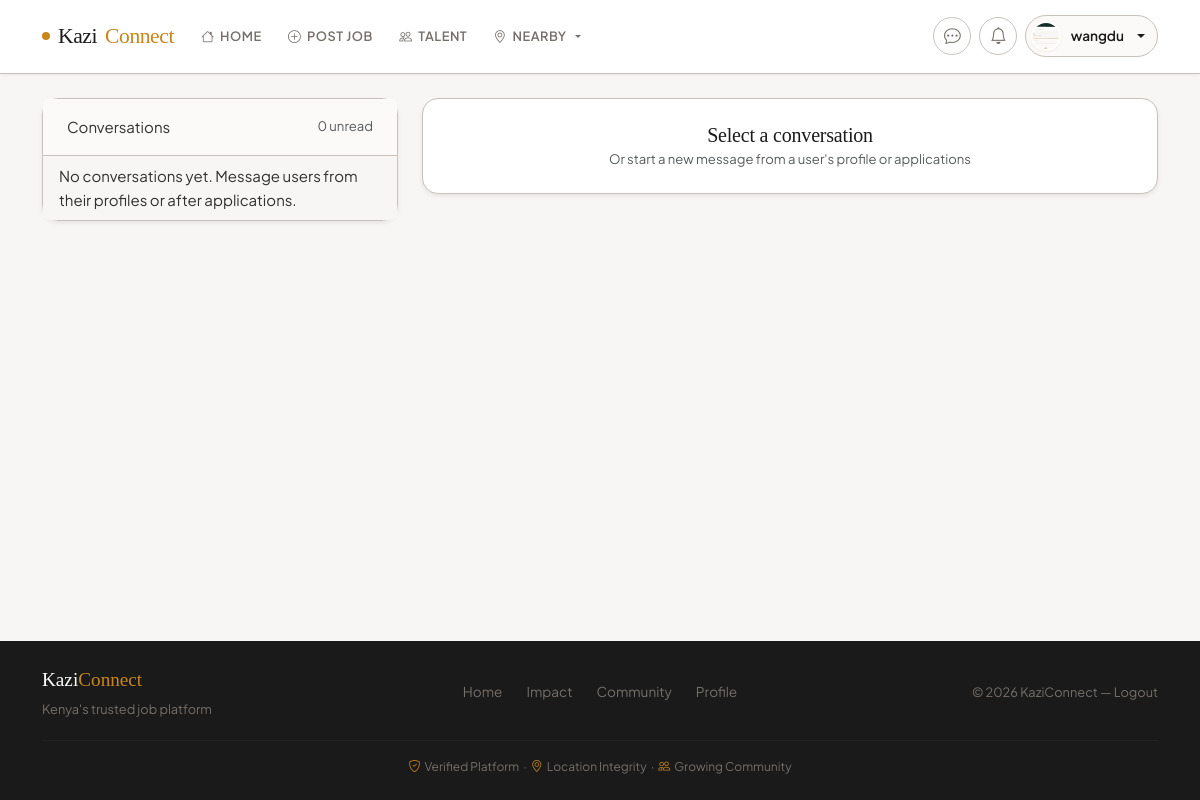
/messages (signed in), run on an earlier commit of the app's database.
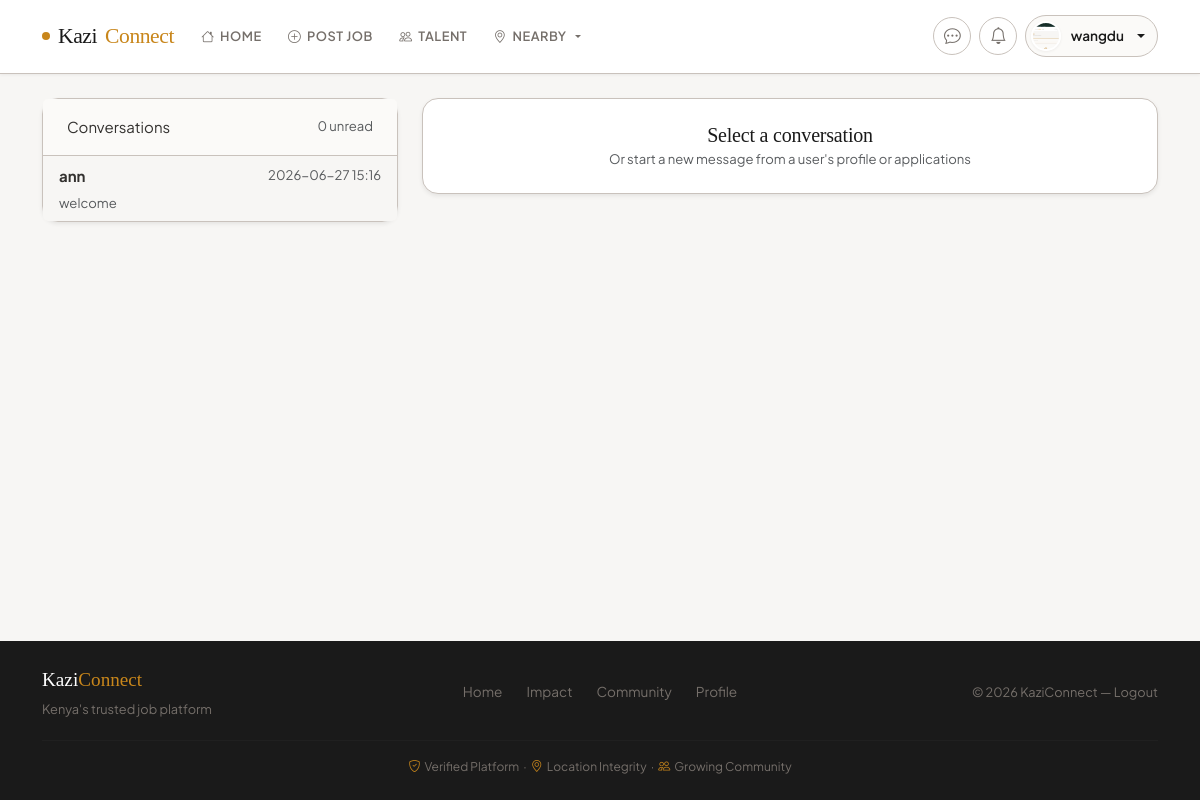
And on a later commit of the database.
### app.py (models this page shows, shortened)
class User(UserMixin, db.Model):
    __tablename__ = 'user'
    id = db.Column(db.Integer, primary_key=True)
    username = db.Column(db.String(80), unique=True, nullable=True, index=True)
    email = db.Column(db.String(120), unique=True, nullable=False, index=True)
    password_hash = db.Column(db.String(255), nullable=False)
    role = db.Column(db.String(20), nullable=False, default='worker', index=True)  # 'worker' or 'recruiter'
    phone_number = db.Column(db.String(30))
    national_id = db.Column(db.String(50))
    certificate_of_good_conduct = db.Column(db.String(255))
    profile_picture = db.Column(db.String(255))
    location = db.Column(db.String(100))
    latitude = db.Column(db.Float, nullable=True)
    longitude = db.Column(db.Float, nullable=True)
    work_type = db.Column(db.String(100))
    profile_completed = db.Column(db.Boolean, default=False)
    created_at = db.Column(db.DateTime, default=lambda: datetime.now(timezone.utc))
    real_ip = db.Column(db.String(45), nullable=True)  # IPv6 can be up to 45 chars
    real_latitude = db.Column(db.Float, nullable=True)
    real_longitude = db.Column(db.Float, nullable=True)
    real_city = db.Column(db.String(100), nullable=True)
    real_country = db.Column(db.String(100), nullable=True)
    real_region = db.Column(db.String(100), nullable=True)
    location_discrepancy = db.Column(db.Boolean, default=False)  # Flag if custom location differs from real
    location_verified_at = db.Column(db.DateTime, nullable=True)
    suspension_end_date = db.Column(db.DateTime, nullable=True)  # Track when suspension ends
    suspension_reason = db.Column(db.String(255), nullable=True)
    suspension_duration = db.Column(db.String(20), nullable=True)  # 'hour', 'day', 'week', 'month', 'year', 'custom'
    is_admin = db.Column(db.Boolean, default=False)
    suspended = db.Column(db.Boolean, default=False)
    burned = db.Column(db.Boolean, default=False)  # Permanently banned
    warnings_count = db.Column(db.Integer, default=0)
    jobs_posted = db.relationship('Job', backref='poster', lazy=True, cascade='all, delete-orphan')
    applications = db.relationship('JobApplication', backref='applicant', lazy=True, cascade='all, delete-orphan')
    notifications = db.relationship('Notification', backref='user', lazy=True, cascade='all, delete-orphan')
    sent_messages = db.relationship('Message', foreign_keys='Message.sender_id', backref='sender', lazy='dynamic', cascade='all, delete-orphan')
    received_messages = db.relationship('Message', foreign_keys='Message.recipient_id', backref='recipient', lazy='dynamic', cascade='all, delete-orphan')
    def unread_messages_count(self):
        return Message.query.filter_by(recipient_id=self.id, read=False).count()
    def is_recruiter(self):
        return self.role == 'recruiter'

class Message(db.Model):
    __tablename__ = 'message'
    id = db.Column(db.Integer, primary_key=True)
    sender_id = db.Column(db.Integer, db.ForeignKey('user.id'), nullable=False)
    recipient_id = db.Column(db.Integer, db.ForeignKey('user.id'), nullable=False)
    body = db.Column(db.Text, nullable=False)
    created_at = db.Column(db.DateTime, default=lambda: datetime.now(timezone.utc))
    read = db.Column(db.Boolean, default=False)

### app.py (the view)
@app.route('/messages')
@login_required
def messages_list():
    sent = db.session.query(Message.recipient_id.label('other_id')).filter(
        Message.sender_id == current_user.id
    )
    received = db.session.query(Message.sender_id.label('other_id')).filter(
        Message.recipient_id == current_user.id
    )
    union_q = sent.union(received).subquery()
    other_ids = [row.other_id for row in db.session.query(union_q.c.other_id).all()]
    conversations = []
    for oid in other_ids:
        other_user = User.query.get(oid)
        if not other_user:
            continue
        last_msg = Message.query.filter(
            or_(
                and_(Message.sender_id == current_user.id, Message.recipient_id == oid),
                and_(Message.sender_id == oid, Message.recipient_id == current_user.id)
            )
        ).order_by(Message.created_at.desc()).first()
        unread_count = Message.query.filter_by(
            sender_id=oid,
            recipient_id=current_user.id,
            read=False
        ).count()
        conversations.append({
            'other_user': other_user,
            'last_message': last_msg,
            'unread_count': unread_count
        })
    conversations.sort(
        key=lambda x: x['last_message'].created_at if x['last_message'] else datetime.min.replace(tzinfo=timezone.utc),
        reverse=True
    )
    total_unread = current_user.unread_messages_count()
    return render_template('messages.html', conversations=conversations, total_unread=total_unread)

### app.py (called while the page is built)
@app.context_processor
def inject_template_helpers():
    return {
        "now": lambda: datetime.utcnow(),
        "csrf_token": generate_csrf,
        "sanitize": sanitize_html
    }

@app.context_processor
def inject_template_helpers():
    return {
        "now": lambda: datetime.now(timezone.utc),
        "csrf_token": generate_csrf,
        "sanitize": sanitize_html
    }

@login_manager.user_loader
def load_user(user_id):
    try:
        return db.session.get(User, int(user_id))
    except (ValueError, TypeError):
        return None

### templates/messages.html (shortened to what this page needs)
{% extends 'base.html' %}
{% block content %}
<div class="row">
  <div class="col-12 col-lg-4 mb-3">
    <div class="card shadow-sm">
      <div class="card-header d-flex justify-content-between">
        <div>Conversations</div>
        <div class="small text-muted">{{ total_unread }} unread</div>
      </div>
      <div class="list-group list-group-flush">
        {% for conv in conversations %}
          <a href="{{ url_for('messages_conversation', other_id=conv.other_user.id) }}" class="list-group-item list-group-item-action d-flex justify-content-between align-items-start">
            <div>
              <strong>{{ conv.other_user.username or conv.other_user.email }}</strong>
              <div class="small text-muted mt-1">
                {% if conv.last_message %}{{ conv.last_message.body[:70] }}{% else %}No messages yet{% endif %}
              </div>
            </div>
            <div class="text-end">
              <div class="small text-muted">{{ conv.last_message.created_at.strftime('%Y-%m-%d %H:%M') if conv.last_message else '' }}</div>
            </div>
          </a>
        {% else %}
          <div class="list-group-item">No conversations yet. Message users from their profiles or after applications.</div>
        {% endfor %}
      </div>
    </div>
  </div>
  <div class="col-12 col-lg-8">
    <div class="card shadow-sm">
      <div class="card-body text-center">
        <h5 class="mb-0">Select a conversation</h5>
        <div class="small text-muted">Or start a new message from a user's profile or applications</div>
      </div>
    </div>
  </div>
</div>
{% endblock %}

What changed in the data, as far as the page shows it:
added User: other_user "ann"
added Message: last_message "welcome", last_message.created_at "2026-06-27 15:16"
Also different on the page:
text no longer shown: "No conversations yet. Message users from their profiles or after applications."
